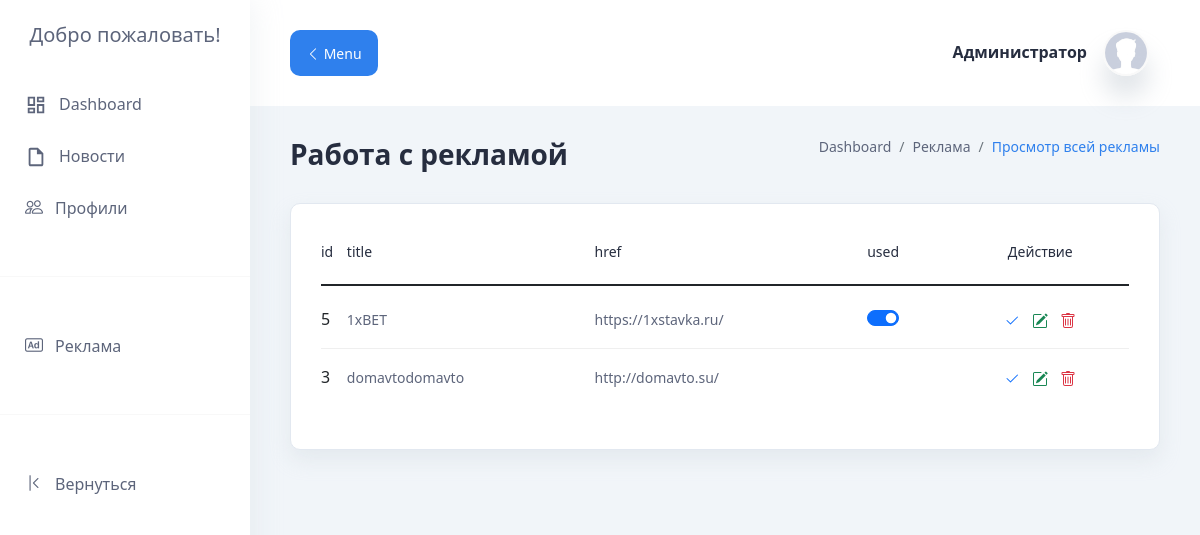
/app/admin/view-all-adv.php (signed in), run on the app's committed database.
### tables this page shows
CREATE TABLE `advertisement` (
  `id` int NOT NULL,
  `title` text NOT NULL,
  `href` text NOT NULL,
  `img` text NOT NULL,
  `used` tinyint(1) DEFAULT NULL
);

### app/database/db.php (called while the page is built, shortened)
<?php
require('connect.php');
function selectAll($table, $argumentName = NULL, $params = [], $LIMIT = null, $sortOrder = null, $sortTime = false, $OFFSET = null)
{
    global $conn;
    if (!empty($argumentName)) {
        $sql = "SELECT $argumentName FROM $table";
        if (!empty($params)) {
            $i = 0;
            foreach ($params as $key => $value) {
                if ($i === 0) {
                    $sql = $sql . " WHERE $key = '$value'";
                } else {
                    $sql = $sql . " AND $key = '$value'";
                }
                $i++;
            }
        }
    } else {
        $sql = "SELECT * FROM $table";
    }
    if ($sortTime == true && !empty($sortOrder)) {
        $sql = $sql . " ORDER BY " . $sortOrder . " DESC, STR_TO_DATE(datePublication, '%Y-%m-%d %H:%i') DESC";
    } else if ($sortTime == true && empty($sortOrder)) {
        $sql = $sql . " ORDER BY STR_TO_DATE(datePublication, '%Y-%m-%d %H:%i') DESC";
    } else if ($sortTime == false && !empty($sortOrder)) {
        $sql = $sql . " ORDER BY " . $sortOrder . " DESC";
    }
    if (!empty($LIMIT)) {
        $sql = $sql . " LIMIT " . $LIMIT;
    }
    $query = $conn->query($sql);
    return $query->fetch_all(MYSQLI_ASSOC);
}

### app/admin/view-all-adv.php (the view, shortened to what this page needs)
<?php
include("../database/db.php");
$page = $_GET['page'] ?? 1;
?>
<!doctype html>
<html lang="ru">
<head>
    <link href="https://cdn.jsdelivr.net/npm/bootstrap@5.1.1/dist/css/bootstrap.min.css" rel="stylesheet">
    <link rel="stylesheet" href="https://material.io/components/text-fields/web#using-text-fields">
    <link rel="stylesheet" href="https://cdn.jsdelivr.net/npm/bootstrap-icons@1.5.0/font/bootstrap-icons.css">
    <link rel="stylesheet" href="../../assets/css/adminstyle.css">
</head>
<body>
    <?php require("adminheader.php");
    $limit        = 10;
    $offset       = $limit * ($page - 1);
    if (empty(getAdv()['img'])) {
        $allAdv    = selectALL('advertisement', null, [], $limit, 'id', false, $offset);
    } else {
        $allAdv    = selectALL('advertisement', null, [], $limit, 'used', false, $offset);
    }
    ?>
    <section class="section">
        <div class="container-fluid">
            <div class="title-wrapper pt-30">
                <div class="row align-items-center">
                    <div class="col-md-6">
                        <div class="title mb-30">
                            <h2>Работа с рекламой</h2>
                        </div>
                    </div>
                    <div class="col-md-6">
                        <div class="breadcrumb-wrapper mb-30">
                            <nav aria-label="breadcrumb">
                                <ol class="breadcrumb">
                                    <li class="breadcrumb-item">
                                        <a href="../../admin.php">Dashboard</a>
                                    </li>
                                    <li class="breadcrumb-item">
                                        <a href="#">Реклама</a>
                                    </li>
                                    <li class="breadcrumb-item active" aria-current="page">
                                        Просмотр всей рекламы
                                    </li>
                                </ol>
                            </nav>
                        </div>
                    </div>
                </div>
            </div>
            <div class="row">
                <div class="col-lg-12">
                    <div class="card-style">
                        <div class="table-wrapper table-responsive">
                            <table class="table table-hover bg-white">
                                <thead>
                                    <tr>
                                        <th scope="col">
                                            <h6>id</h6>
                                        </th>
                                        <th scope="col">
                                            <h6>title</h6>
                                        </th>
                                        <th scope="col">
                                            <h6>href</h6>
                                        </th>
                                        <th scope="col">
                                            <h6>used</h6>
                                        </th>
                                        <th scope="col" class="text-center">
                                            <h6>Действие</h6>
                                        </th>
                                    </tr>
                                </thead>
                                <tbody>
                                    <?php for ($i = 0; $i < count($allAdv); $i++) {
                                    ?>
                                        <tr>
                                            <form action="../controllers/change-used-adv.php" method="post">
                                                <th scope="row" class="min-width">
                                                    <p><?= $allAdv[$i]['id'] ?></p>
                                                </th>
                                                <td class="min-width">
                                                    <div class="lead">
                                                        <p><?= $allAdv[$i]['title'] ?></p>
                                                    </div>
                                                </td>
                                                <td class="min-width">
                                                    <p><a href="<?= $allAdv[$i]['href'] ?>"><?= substr($allAdv[$i]['href'],
                                                                0, strpos($allAdv[$i]['href'], '/', 8)) ?>/</a></p>
                                                </td>
                                                <td class="min-width">
                                                    <?php if ($allAdv[$i]['used'] == 1) { ?>
                                                        <div class="form-check form-switch toggle-switch">
                                                            <input class="form-check-input" name="used[<?= $allAdv[$i]['id'] ?>]" type="checkbox" checked>
                                                        </div>
                                                    <? } else if (empty(getAdv()['img'])) { ?>
                                                        <div class="form-check form-switch toggle-switch">
                                                            <input class="form-check-input" name="used[<?= $allAdv[$i]['id'] ?>]" type="checkbox">
                                                        </div>
                                                    <? } ?>
                                                </td>
                                                <td class="min-width">
                                                    <div class="action">
                                                        <button type="submit" class="text-primary">
                                                            <svg xmlns="http://www.w3.org/2000/svg" width="16" height="16" fill="currentColor" class="bi bi-check2" viewBox="0 0 16 16">
                                                                <path d="M13.854 3.646a.5.5 0 0 1 0 .708l-7 7a.5.5 0 0 1-.708 0l-3.5-3.5a.5.5 0 1 1 .708-.708L6.5 10.293l6.646-6.647a.5.5 0 0 1 .708 0z" />
                                                            </svg>
                                                        </button>
                                                        <a href="edit-adv.php?id=<?= $allAdv[$i]['id'] ?>" class="text-success">
                                                        </a>
                                                        <a href="../controllers/delete-adv.php?id=<?= $allAdv[$i]['id'] ?>" class="text-danger">
                                                        </a>
                                                    </div>
                                                </td>
                                            </form>
                                        </tr>
                                    <?php } ?>
                                </tbody>
                            </table>
                        </div>
                        <div class="d-flex justify-content-end">
                        </div>
                    </div>
                </div>
            </div>
        </div>
    </section>
    </main>
</body>
</html>

### assets/css/adminstyle.css (style rules this page uses)
body { background: #f1f5f9; }
a { text-decoration: none; }
p { font-size: 16px; font-weight: 400; line-height: 25px; margin: 0; }
ul, ol { margin: 0; padding: 0; list-style-type: none; }
.main-wrapper .container-fluid { padding-left: 40px; padding-right: 40px; }
.main-wrapper .container-fluid .title-wrapper .col-md-6 .title h2 { font-size: 28px; font-weight: 600; color: #262d3f; margin: 0; }
.main-wrapper .container-fluid .title-wrapper .col-md-6 .breadcrumb-wrapper { display: -webkit-box; display: -ms-flexbox; display: flex; -webkit-box-pack: end; -ms-flex-pack: end; justify-content: flex-end; }
.main-wrapper .container-fluid .title-wrapper .col-md-6 .breadcrumb-wrapper .breadcrumb li { font-size: 14px; color: #2f80ed; }
.main-wrapper .container-fluid .title-wrapper .col-md-6 .breadcrumb-wrapper .breadcrumb li a { color: #5d657b; }
.main-wrapper .container-fluid .row .card-style { background: #fff; -webkit-box-sizing: border-box; box-sizing: border-box; padding: 25px 30px; position: relative; border: 1px solid #e2e8f0; -webkit-box-shadow: 0 10px 20px rgba(200, 208, 216, 0.3); box-shadow: 0 10px 20px rgba(200, 208, 216, 0.3); border-radius: 10px; margin-bottom: 2em; }
.main-wrapper .container-fluid .row .card-style .table th h6 { font-weight: 500; color: #262d3f; font-size: 14px; }
.main-wrapper .container-fluid .row .card-style .table > :not(:last-child) > :last-child * { border-bottom-color: #efefef; }
.main-wrapper .container-fluid .row .card-style .table > :not(caption) > * > * { padding: 15px 0; border-bottom-color: #efefef; vertical-align: middle; }
.main-wrapper .container-fluid .row .card-style .table tbody tr:first-child > * { padding-top: 20px; }
.main-wrapper .container-fluid .row .card-style .table tbody tr:last-child > * { border-bottom-color: transparent; padding-bottom: 0; }
.main-wrapper .container-fluid .row .card-style .table td p { font-size: 14px; color: #5d657b; }
.main-wrapper .container-fluid .row .card-style .table td p a { color: inherit; }
.main-wrapper .container-fluid .row .card-style .table .lead { display: -webkit-box; display: -ms-flexbox; display: flex; -webkit-box-align: center; -ms-flex-align: center; align-items: center; }
.main-wrapper .container-fluid .row .card-style .table .action { display: -webkit-box; display: -ms-flexbox; display: flex; -webkit-box-align: center; -ms-flex-align: center; align-items: center; place-content: center; }
.main-wrapper .container-fluid .row .card-style .table .action button { border: none; background: transparent; padding: 0 6px; font-size: 18px; }
.main-wrapper .container-fluid .row .card-style .table .action a { padding: 0 6px; }
.main-wrapper .container-fluid .row .card-style .d-flex { padding-top: 1em; }
.main-wrapper .container-fluid .row .card-style .lead { display: -webkit-box; display: -ms-flexbox; display: flex; -webkit-box-align: center; -ms-flex-align: center; align-items: center; }
.pt-30 { padding-top: 30px; }
.mb-30 { margin-bottom: 30px; }

### data on the page
advertisement: id "5", title "1xBET", href "https://1xstavka.ru"
advertisement: id "3", title "domavtodomavto", href "http://domavto.su"
